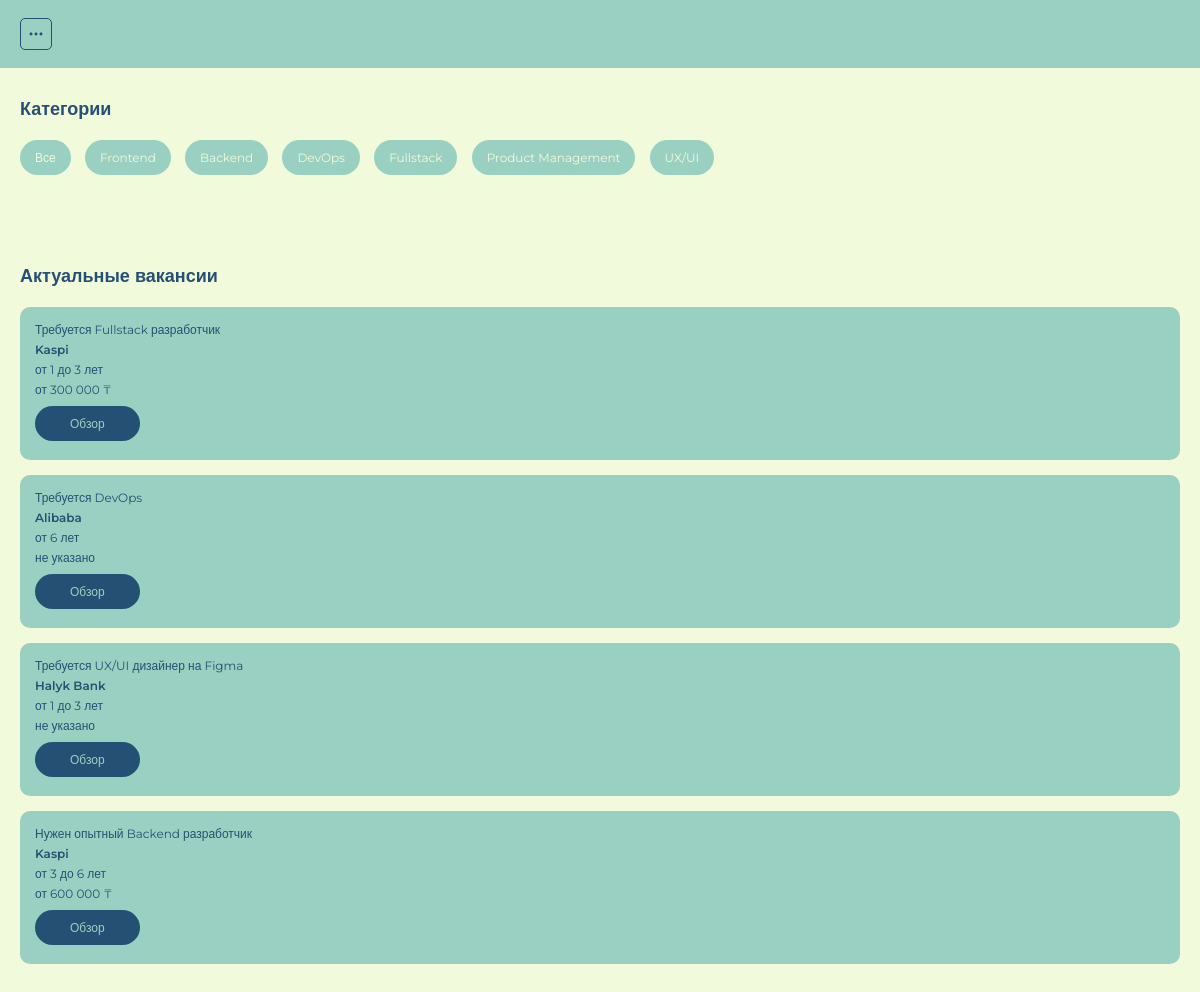
The page / on the database its author committed.
### startit_app/models.py (models this page shows, shortened)
class Category(models.Model):
    name = models.CharField("Название категории", max_length=255)
    slug = models.SlugField(unique=True, editable=False, blank=True)
    class Meta:
        verbose_name = "Категория"
        verbose_name_plural = "Категории"

class Job(models.Model):
    title = models.CharField("Название вакансии", max_length=255)
    category = models.ForeignKey(Category, on_delete=models.CASCADE, verbose_name="Выберите категорию")
    company = models.CharField("Название компании", max_length=100)
    experience = models.CharField("Опыт работы", max_length=80, default="без опыта")
    salary = models.CharField("Оклад", max_length=80)
    description = models.TextField("Описание вакансии")
    skills = models.CharField("Навыки", max_length=255)
    address = models.CharField("Адрес", max_length=100)
    phone = models.CharField("Телефон", max_length=14)
    email = models.CharField("E-mail", max_length=100)
    created_at = models.DateTimeField("Дата и время публикации", default=datetime.now)
    class Meta:
        verbose_name = "Вакансия"
        verbose_name_plural = "Вакансии"

### startit_app/views.py (the view)
# urls.py: path('', views.home_page, name='home_page'),
def home_page(request):
    categories = Category.objects.all()
    jobs = Job.objects.all().order_by('-created_at')[:4]
    context = {
        'categories': categories,
        'jobs': jobs
    }
    return render(request, "./home.html", context)

### startit_app/templates/home.html (shortened to what this page needs)
{% extends 'base.html' %}
{% block content %}
<section class="categories">
    <div class="container">
        <h2 class="title">Категории</h2>
        <div class="categories-list">
            <a href="{% url 'jobs_page' %}" class="category-item">Все</a>
            {% for category in categories %}
            <a href="{% url 'jobs_by_category_page' slug=category.slug %}" class="category-item">{{ category.name }}</a>
            {% endfor %}
        </div>
    </div>
</section>
<section class="jobs">
    <div class="container">
        <h2 class="title">Актуальные вакансии</h2>
        <div class="jobs-list">
            {% for job in jobs %}
            <div class="job-card">
                <h3 class="job-card__title">{{ job.title }}</h3>
                <h3 class="job-card__company">{{ job.company }}</h3>
                <h3 class="job-card__title">{{ job.experience }}</h3>
                <h3 class="job-card__title">
                    {% if job.salary == "не указано" %}
                    {{ job.salary }}
                    {% else %}
                    {{ job.salary }} &#8376;
                    {% endif %}
                </h3>
                <a href="{% url 'job_detail_page' pk=job.pk %}" class="dark-button">Обзор</a>
            </div>
            {% endfor %}
        </div>
    </div>
</section>
{% endblock %}

### startit_app/templates/base.html (shortened to what this page needs)
{% load static %}
<!DOCTYPE html>
<html lang="en">
<head>
    <link rel="stylesheet" href="{% static './css/style.css' %}">
</head>
<body>
    <header class="header">
        <div class="container">
            <button class="menu-button" onclick="burgerMenuAction()">
                <img src="{% static './images/menu.svg' %}" alt="Menu">
            </button>
        </div>
    </header>
    <main>
        {% block content %}
        {% endblock %}
    </main>
</body>
</html>

### startit_app/static/css/style.css (style rules this page uses)
* { padding: 0; margin: 0; box-sizing: border-box; font-family: "Montserrat", sans-serif; }
:root { --light: #F1FADA; --secondary: #9AD0C2; --success: #2D9596; --dark: #265073; }
.container { margin-left: 20px; margin-right: 20px; }
.title { font-size: 18px; font-weight: 700; color: var(--dark); }
.header { padding: 18px 0; background-color: var(--secondary); }
.menu-button { background-color: transparent; cursor: pointer; border: 1px solid var(--dark); border-radius: 5px; width: 32px; height: 32px; display: flex; align-items: center; justify-content: center; }
main { background-color: var(--light); min-height: 100vh; }
.categories, .jobs, .job-detail, .auth { padding: 30px 0; }
.categories-list, .jobs-list { margin: 20px 0; }
.category-item { font-size: 12px; display: inline-block; margin-right: 10px; margin-bottom: 10px; text-decoration: none; color: var(--light); background-color: var(--secondary); border-radius: 30px; padding: 10px 15px; transition: 0.3s ease-in-out; }
.job-card { background-color: var(--secondary); padding: 15px; border-radius: 10px; margin-bottom: 15px; }
.job-card__title, .job-card__company { color: var(--dark); font-size: 12px; margin-bottom: 5px; }
.job-card__title { font-weight: 400; }
.job-card__company { font-weight: 600; }
.dark-button, .button-success { cursor: pointer; font-size: 12px; text-decoration: none; display: inline-block; margin: 4px 0; background-color: var(--dark); color: var(--secondary); padding: 10px 35px; border-radius: 30px; border: none; }

### rows shown on the page
Category: name "Frontend"
Category: name "Backend"
Category: name "DevOps"
Category: name "Fullstack"
Category: name "Product Management"
Category: name "UX/UI"
Job: title "Требуется Fullstack разработчик", company "Kaspi", experience "от 1 до 3 лет", salary "от 300 000"
Job: title "Требуется DevOps", company "Alibaba", experience "от 6 лет", salary "не указано"
Job: title "Требуется UX/UI дизайнер на Figma", company "Halyk Bank", experience "от 1 до 3 лет", salary "не указано"
Job: title "Нужен опытный Backend разработчик", company "Kaspi", experience "от 3 до 6 лет", salary "от 600 000"
